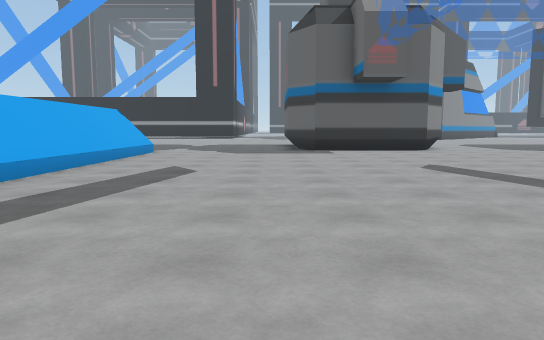
[1] (above)

24 first-person views from a walk through a Unity game level. The camera is 1.3 m above the floor, tilts 6° down and sees 70° across. The floor is counted in squares, 2 m on a side. Each view is taken from the middle of a square. On the plan, view 1 faces up. The plan holds only what a view shows up to about 11 squares ahead; the rest is blank. The place goes on beyond the plan.

[2]
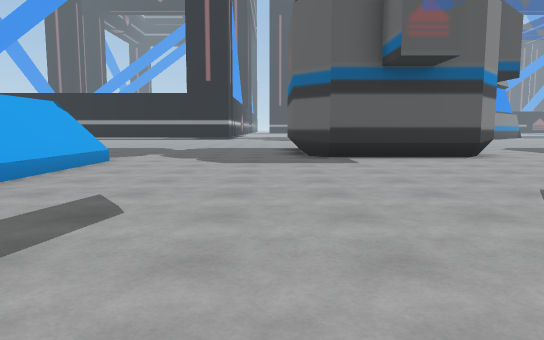

[3]
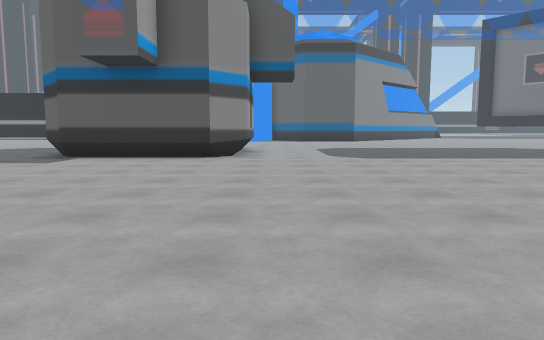

[4]
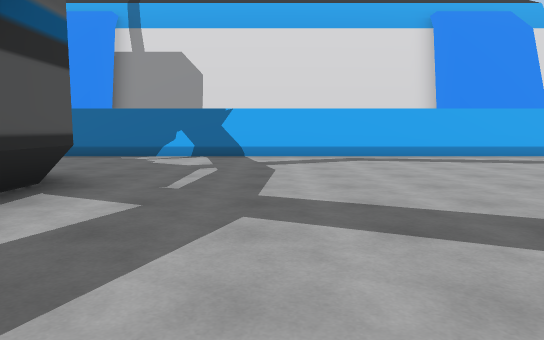

[5]
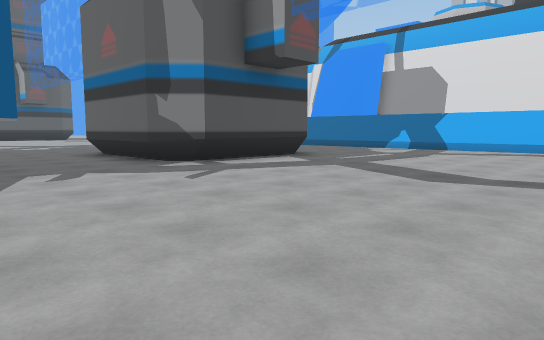

[6]
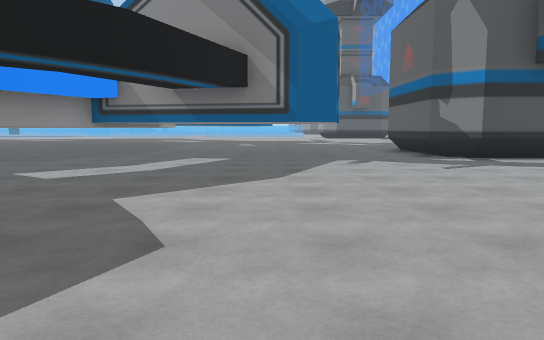

[7]
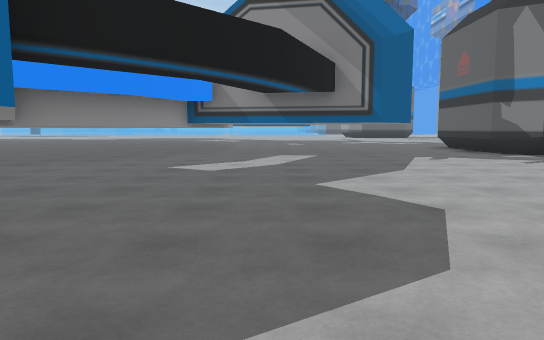

[8]
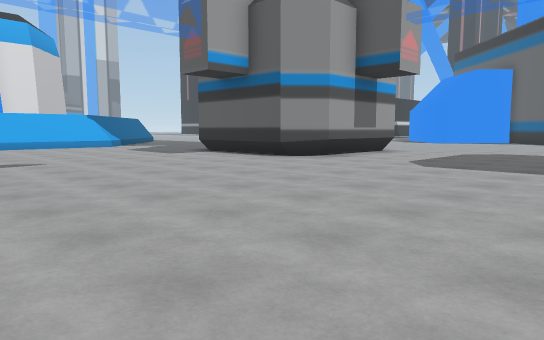

[9]
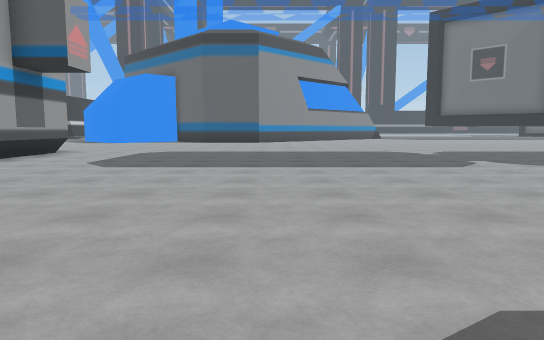

[10]
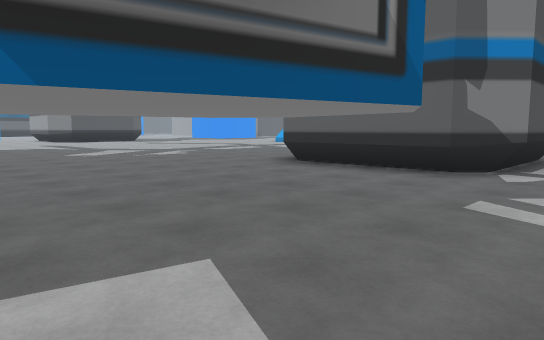

[11]
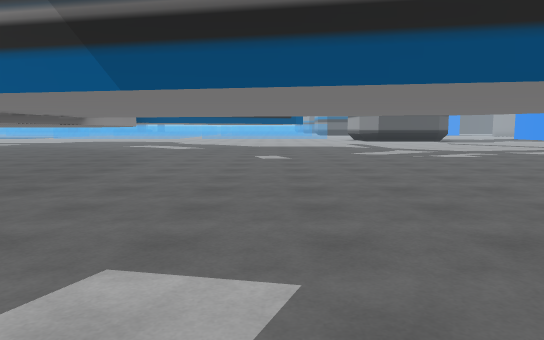

[12]
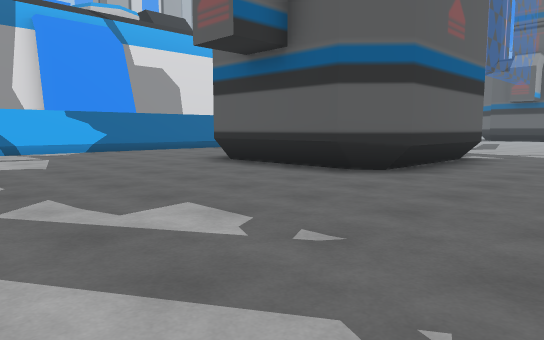

[13]
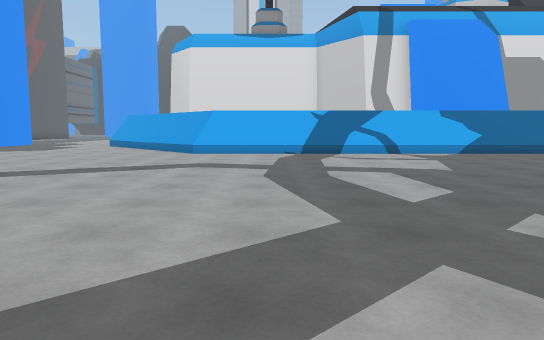

[14]
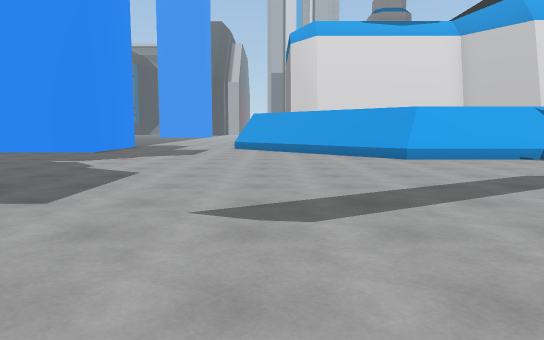

[15]
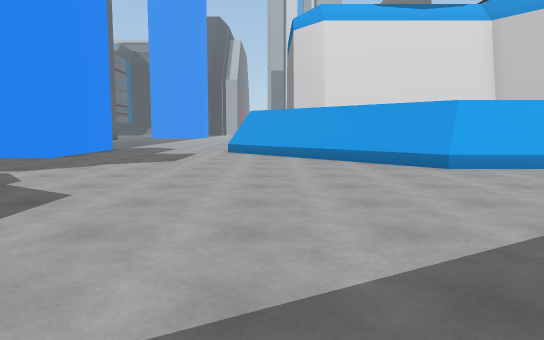

[16]
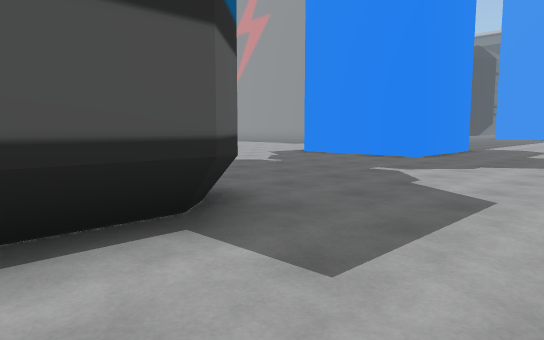

[17]
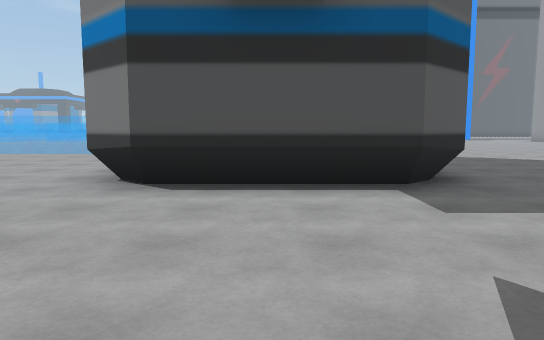

[18]
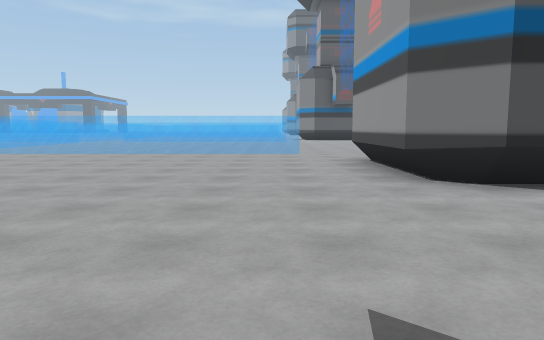

[19]
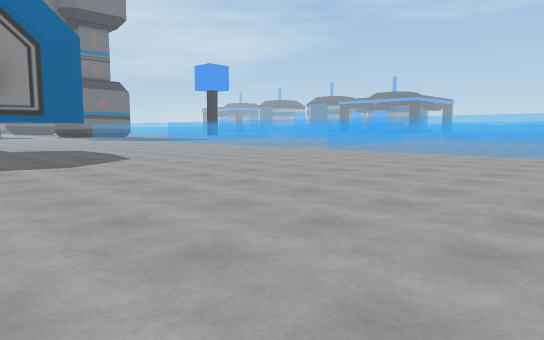

[20]
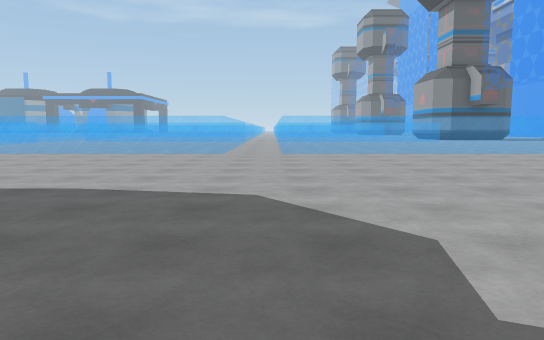

[21]
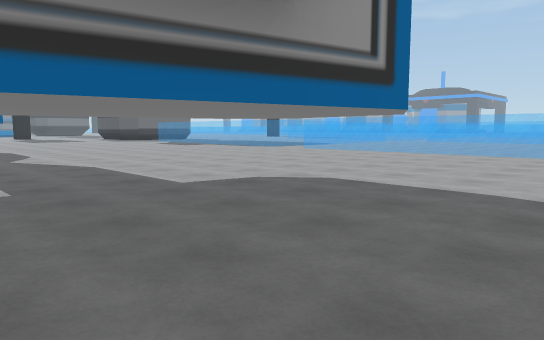

[22]
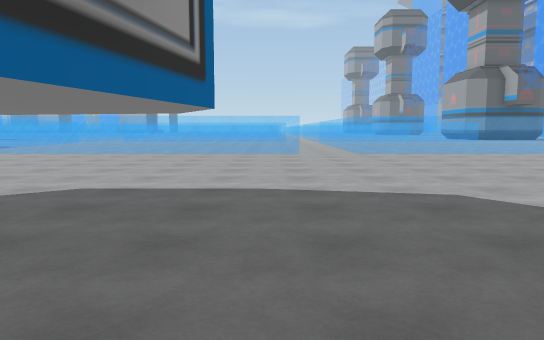

[23]
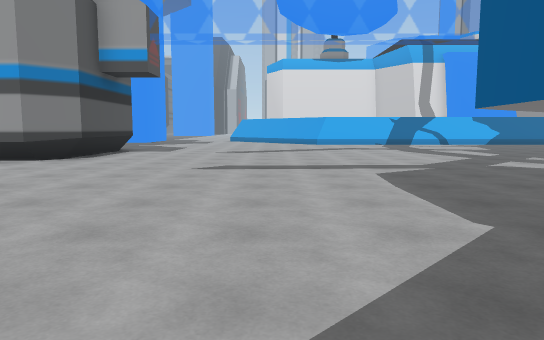

[24]
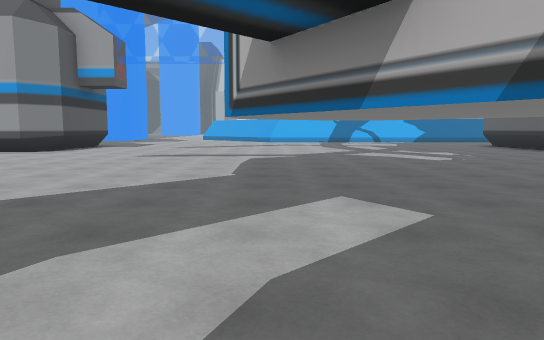

### Floor plan
Key: @ floor where view 1 was taken; # wall or solid block; . floor; = window, fence, low wall or low ledge; T thing the floor can be seen under or through.
Columns run from 8 left of view 1 to 26 right of it. Each row starts with its distance up from view 1.
 16              #.............
 15              #.............
 14     .....#   #............
 13     .....#   #............
 12     .....#####...........
 11     #...................
 10     #...................
  9     #..................
  8     #.................
  7     #.................
  6     #................
  5     #................
  4     #................#
  3     #.................
  2     #..................
  1     #..................
  0     #...@..............TT
 -1     #.................T...
 -2     #............T....T...
 -3     #....#####..#.TTTT.....
 -4     #....    #.......T.....
 -5     #...     #..  ...T...
 -6     #....   ##.....  #.
 -7     #.....###........#.
 -8     #................T..
 -9     #................ ...
-10     #................T...
-11     #...............TT ...
-12     #..............T.. ...
-13     #............. ....
-14     #............ ...#..
-15    ##.............###....
-16   ##....................
-17  ##.......................#.
-18 ##........................#.. ...
-19 #.........................#.. .....
-20 ..........................#........
-21 ..........###.............#  ......
-22 .........#####.....................
-23 ###......    #.....................
-24   #......    #....................
-25   #.....     #...................
-26   #.....     ...................
-27    ....      ....................
-28     ...      ..========..========

Positions as (right, up) in squares from view 1, and headings:
1: (0, 0), facing up
2: (0, 3), facing up
3: (6, 3), facing up
4: (6, 0), facing left
5: (9, 4), facing down-left
6: (9, 6), facing down
7: (11, 7), facing down
8: (11, 5), facing up-left
9: (11, 5), facing up
10: (11, -1), facing down-left
11: (10, -1), facing down
12: (8, -12), facing up-left
13: (7, -13), facing left
14: (5, -18), facing left
15: (3, -18), facing left
16: (3, -19), facing down-left
17: (3, -17), facing down
18: (7, -17), facing down
19: (7, -17), facing down-right
20: (15, -17), facing down
21: (16, -17), facing down-right
22: (17, -17), facing down
23: (13, -17), facing left
24: (16, -15), facing left
